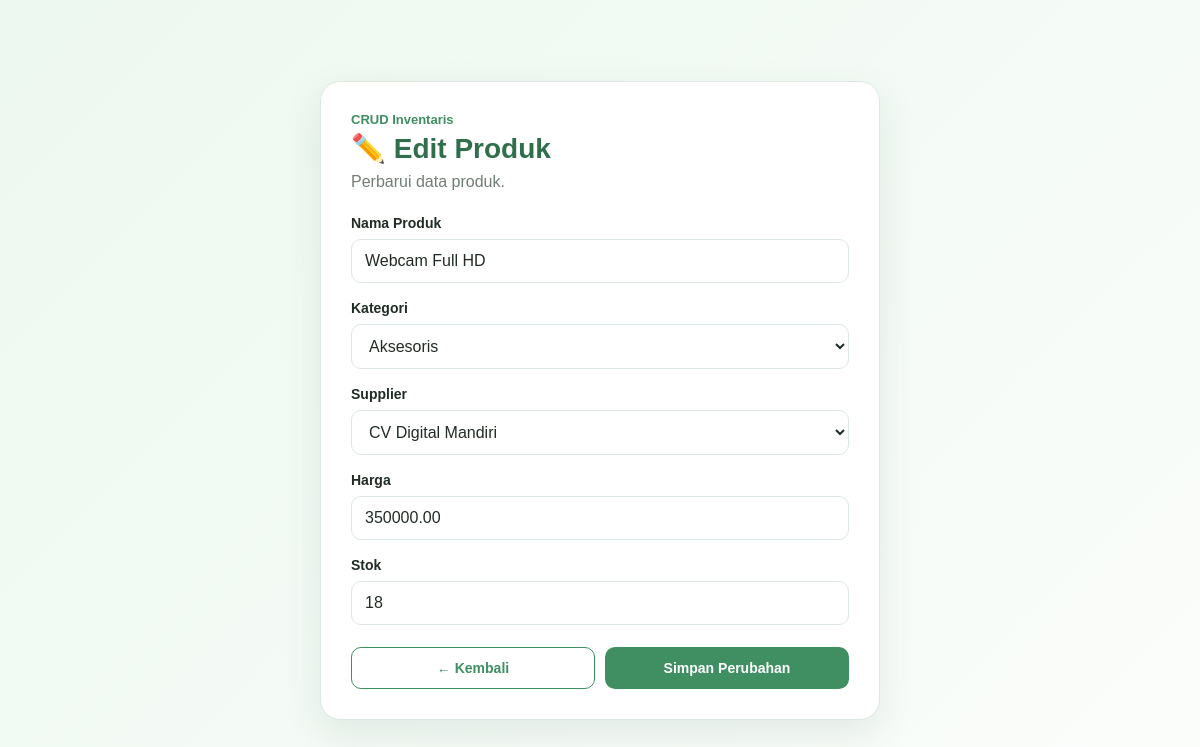
/edit.php?id=10, run on the app's committed database.
### tables this page shows
CREATE TABLE products (
    id INT AUTO_INCREMENT PRIMARY KEY,
    name VARCHAR(150) NOT NULL,
    category_id INT NOT NULL,
    supplier_id INT NOT NULL,
    price DECIMAL(12,2) NOT NULL,
    stock INT NOT NULL DEFAULT 0,

    CONSTRAINT fk_product_category
        FOREIGN KEY (category_id)
        REFERENCES categories(id)
        ON UPDATE CASCADE
        ON DELETE RESTRICT,

    CONSTRAINT fk_product_supplier
        FOREIGN KEY (supplier_id)
        REFERENCES suppliers(id)
        ON UPDATE CASCADE
        ON DELETE RESTRICT
);

CREATE TABLE categories (
    id INT AUTO_INCREMENT PRIMARY KEY,
    name VARCHAR(100) NOT NULL UNIQUE
);

CREATE TABLE suppliers (
    id INT AUTO_INCREMENT PRIMARY KEY,
    name VARCHAR(100) NOT NULL,
    phone VARCHAR(20) NOT NULL
);

### edit.php (the view, shortened to what this page needs)
<?php
$pdo = Database::getInstance()->getConnection();
$id = isset($_GET['id'])
    ? (int) $_GET['id']
    : 0;
$stmt = $pdo->prepare(
    "SELECT * FROM products WHERE id = ?"
);
$stmt->execute([$id]);
$product = $stmt->fetch();
$categoryStmt = $pdo->query(
    "SELECT id, name
     FROM categories
     ORDER BY name"
);
$categories = $categoryStmt->fetchAll();
$supplierStmt = $pdo->query(
    "SELECT id, name
     FROM suppliers
     ORDER BY name"
);
$suppliers = $supplierStmt->fetchAll();
?>
<!DOCTYPE html>
<html lang="id">
<head>
    <link
        rel="stylesheet"
        href="assets/style.css"
    >
</head>
<body>
<main class="form-container">
    <section class="form-card">
        <div class="form-header">
            <p class="eyebrow">
                CRUD Inventaris
            </p>
            <h1>
                ✏️ Edit Produk
            </h1>
            <p>
                Perbarui data produk.
            </p>
        </div>
        <form
            method="POST"
            action=""
            class="product-form"
        >
            <div class="form-group">
                <label for="name">
                    Nama Produk
                </label>
                <input
                    type="text"
                    id="name"
                    name="name"
                    value="<?= htmlspecialchars(
                        $_POST['name']
                        ?? $product['name'],
                        ENT_QUOTES,
                        'UTF-8'
                    ) ?>"
                    required
                >
            </div>
            <div class="form-group">
                <label for="category_id">
                    Kategori
                </label>
                <select
                    id="category_id"
                    name="category_id"
                    required
                >
                    <?php foreach (
                        $categories as $category
                    ): ?>
                        <?php
                        $selectedCategory =
                            $_POST['category_id']
                            ?? $product['category_id'];
                        ?>
                        <option
                            value="<?= (int) $category['id'] ?>"
                            <?= (int) $selectedCategory
                                === (int) $category['id']
                                ? 'selected'
                                : '' ?>
                        >
                            <?= htmlspecialchars(
                                $category['name'],
                                ENT_QUOTES,
                                'UTF-8'
                            ) ?>
                        </option>
                    <?php endforeach; ?>
                </select>
            </div>
            <div class="form-group">
                <label for="supplier_id">
                    Supplier
                </label>
                <select
                    id="supplier_id"
                    name="supplier_id"
                    required
                >
                    <?php foreach (
                        $suppliers as $supplier
                    ): ?>
                        <?php
                        $selectedSupplier =
                            $_POST['supplier_id']
                            ?? $product['supplier_id'];
                        ?>
                        <option
                            value="<?= (int) $supplier['id'] ?>"
                            <?= (int) $selectedSupplier
                                === (int) $supplier['id']
                                ? 'selected'
                                : '' ?>
                        >
                            <?= htmlspecialchars(
                                $supplier['name'],
                                ENT_QUOTES,
                                'UTF-8'
                            ) ?>
                        </option>
                    <?php endforeach; ?>
                </select>
            </div>
            <div class="form-group">
                <label for="price">
                    Harga
                </label>
                <input
                    type="number"
                    id="price"
                    name="price"
                    min="1"
                    step="0.01"
                    value="<?= htmlspecialchars(
                        $_POST['price']
                        ?? $product['price'],
                        ENT_QUOTES,
                        'UTF-8'
                    ) ?>"
                    required
                >
            </div>
            <div class="form-group">
                <label for="stock">
                    Stok
                </label>
                <input
                    type="number"
                    id="stock"
                    name="stock"
                    min="0"
                    value="<?= htmlspecialchars(
                        $_POST['stock']
                        ?? $product['stock'],
                        ENT_QUOTES,
                        'UTF-8'
                    ) ?>"
                    required
                >
            </div>
            <div class="form-actions">
                <a
                    href="index.php"
                    class="secondary-btn"
                >
                    ← Kembali
                </a>
                <button
                    type="submit"
                    class="primary-btn"
                >
                    Simpan Perubahan
                </button>
            </div>
        </form>
    </section>
</main>
</body>
</html>

### assets/style.css (style rules this page uses)
:root { --primary: #3f8f62; --primary-dark: #2f6f4b; --primary-soft: #eaf6ee; --background: #f5faf7; --card: #ffffff; --text: #1f2d24; --muted: #6f7f75; --border: #dce8df; --danger: #d9534f; --danger-soft: #fdecec; --success: #2e8b57; --success-soft: #e8f7ee; --warning: #b7791f; --warning-soft: #fff7df; --shadow: 0 14px 38px rgba(40, 80, 55, 0.10); }
* { margin: 0; padding: 0; box-sizing: border-box; }
body { min-height: 100vh; font-family: Arial, Helvetica, sans-serif; background: linear-gradient( 135deg, #edf8f0, #fbfdfb ); color: var(--text); }
a { text-decoration: none; }
button, input, select { font: inherit; }
.eyebrow { color: var(--primary) !important; font-size: 13px; font-weight: 700; }
.primary-btn, .secondary-btn, .search-btn, .reset-btn, .export-btn, .edit-btn, .delete-btn { display: inline-flex; align-items: center; justify-content: center; border-radius: 10px; border: none; cursor: pointer; font-size: 14px; font-weight: 700; transition: 0.2s; }
.primary-btn { padding: 12px 18px; color: white; background: var(--primary); }
.secondary-btn { padding: 12px 18px; color: var(--primary); background: white; border: 1px solid var(--primary); }
.form-container { min-height: 100vh; display: flex; align-items: center; justify-content: center; padding: 30px 18px; }
.form-card { width: 100%; max-width: 560px; padding: 30px; background: white; border: 1px solid var(--border); border-radius: 20px; box-shadow: var(--shadow); }
.form-header { margin-bottom: 24px; }
.form-header h1 { margin: 5px 0 8px; font-size: 28px; color: var(--primary-dark); }
.form-header p { color: var(--muted); }
.product-form { display: flex; flex-direction: column; gap: 17px; }
.form-group { display: flex; flex-direction: column; gap: 8px; }
.form-group label { font-size: 14px; font-weight: 700; }
.form-group input, .form-group select { width: 100%; padding: 12px 13px; color: var(--text); background: white; border: 1px solid var(--border); border-radius: 10px; outline: none; }
.form-actions { display: grid; grid-template-columns: 1fr 1fr; gap: 10px; margin-top: 5px; }

### data on the page
products: name "Webcam Full HD", category_id "Aksesoris", supplier_id "CV Digital Mandiri", price "350000.00", stock "18"
